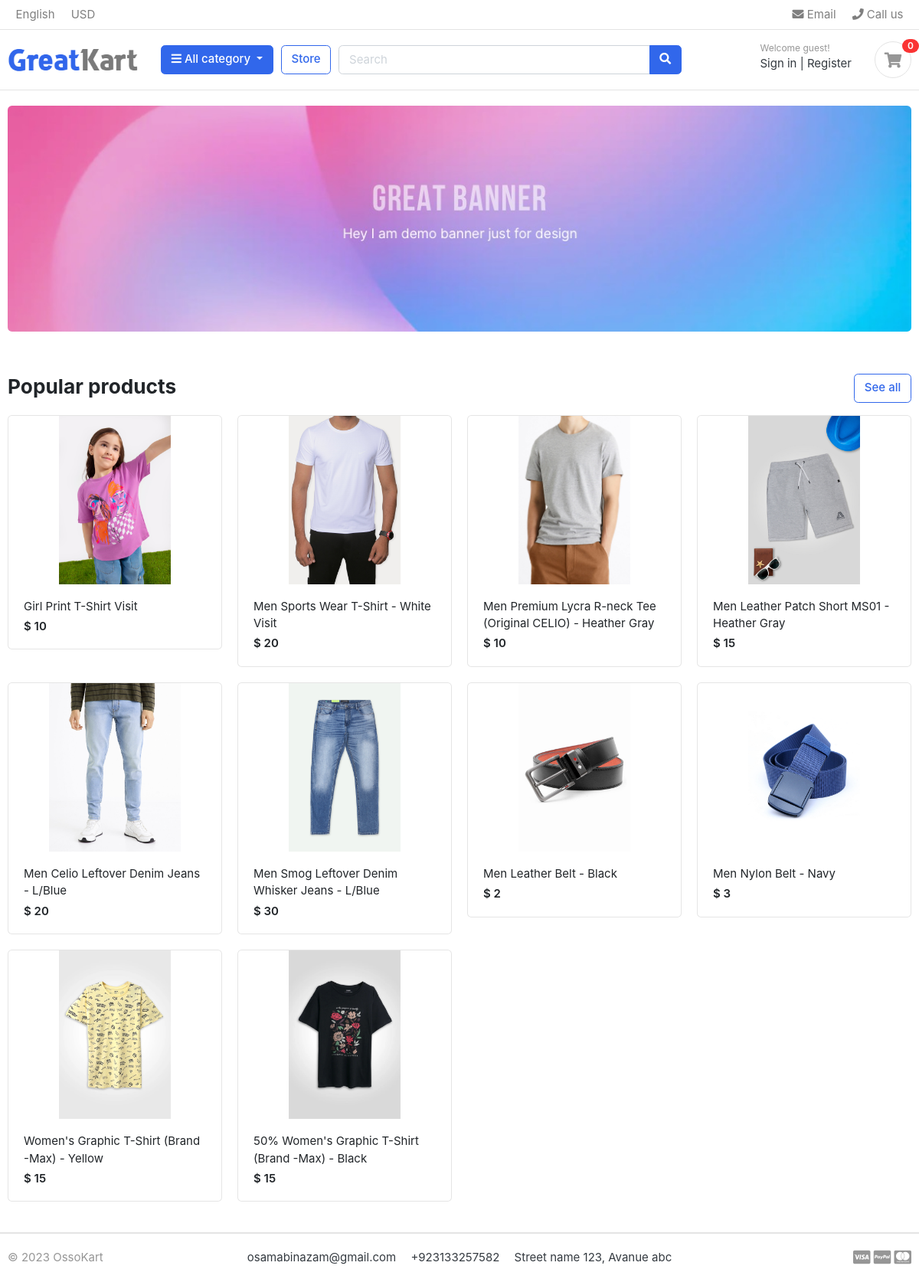
The page / on the database its author committed.
### store/models.py (models this page shows, shortened)
class Product(models.Model):
    product_name = models.CharField(max_length=100,unique=True)
    slug = models.SlugField(max_length=200, unique=True)
    product_description = models.TextField(max_length=500, default="")
    price = models.IntegerField()
    image = models.ImageField(upload_to="./photos/products")
    stock = models.IntegerField()
    is_available = models.BooleanField(default=True);
    category = models.ForeignKey(Category, on_delete= models.CASCADE)
    create_date = models.DateTimeField(auto_now_add=True)
    modify_date = models.DateTimeField(auto_now = True)
    def get_url(self):
        return reverse('product-detail', args=[self.category.slug, self.slug])

### ossocart/views.py (the view)
# urls.py: path('', Home, name='home'),
def Home(request):
    products = Product.objects.all().filter(is_available=True)
    context = {
        'products':products
    }
    return render(request, 'ossocart/home.html', context)

### category/context_processors.py (called while the page is built)
def menu_links(request):
    links = Category.objects.all()
    return dict(links=links)

### category/models.py (called while the page is built)
    def get_url (self):
        return reverse("products_by_category", args=[self.slug])

### ossocart/templates/ossocart/home.html
{% extends './base.html' %}
{% load static %}
{% block content %}
<section class="section-intro padding-y-sm">
	<div class="container">
	<div class="intro-banner-wrap">
		<img src="{% static 'images/banners/1.jpg' %}" class="img-fluid rounded">
	</div>
	</div>
	</section>
	<section class="section-name padding-y-sm">
	<div class="container">
	<header class="section-heading">
		<a href="{% url 'store' %}" class="btn btn-outline-primary float-right">See all</a>
		<h3 class="section-title">Popular products</h3>
	</header>
	<div class="row">
		{% for product in products %}
		<div class="col-md-3">
			<div class="card card-product-grid">
				<a href="{{product.get_url}}" class="img-wrap"> <img src="{{product.image.url}}"> </a>
				<figcaption class="info-wrap">
					<a href="{{product.get_url}}" class="title">{{product.product_name}}</a>
					<div class="price mt-1">$ {{product.price}}</div>
				</figcaption>
			</div>
		</div>
		{% endfor %}
	</div>
	</div>
	</section>
{% endblock content %}

### ossocart/static/css/ui.css (style rules this page uses)
html { font-family: "Inter", sans-serif; font-size: 15px; }
.img-wrap { text-align: center; display: block; }
.img-wrap img { max-width: 100%; }
.padding-y-sm { padding-top: 20px; padding-bottom: 20px; }
.section-heading { margin-bottom: 20px; margin-top: 15px; }
.section-title { color: #212529; }
[class*=card-product] a.title { color: #212529; display: block; }
[class*=card-product] .img-wrap { overflow: hidden; position: relative; }
[class*=card-product] .img-wrap img { height: 100%; max-width: 100%; width: auto; display: inline-block; -o-object-fit: cover; object-fit: cover; }
.card-product-grid { margin-bottom: 20px; }
.card-product-grid .img-wrap { border-radius: 0.2rem 0.2rem 0 0; height: 220px; }
.card-product-grid .info-wrap { overflow: hidden; padding: 18px 20px; }
.card .img-wrap { overflow: hidden; }
.price { font-weight: 600; color: #212529; }

### rows shown on the page
Product: image (picture), product_name "Girl Print T-Shirt Visit", price "10"
Product: image (picture), product_name "Men Sports Wear T-Shirt - White Visit", price "20"
Product: image (picture), product_name "Men Premium Lycra R-neck Tee (Original CELIO) - Heather Gray", price "10"
Product: image (picture), product_name "Men Leather Patch Short MS01 - Heather Gray", price "15"
Product: image (picture), product_name "Men Celio Leftover Denim Jeans - L/Blue", price "20"
Product: image (picture), product_name "Men Smog Leftover Denim Whisker Jeans - L/Blue", price "30"
Product: image (picture), product_name "Men Leather Belt - Black", price "2"
Product: image (picture), product_name "Men Nylon Belt - Navy", price "3"
Product: image (picture), product_name "Women's Graphic T-Shirt (Brand -Max) - Yellow", price "15"
Product: image (picture), product_name "50% Women's Graphic T-Shirt (Brand -Max) - Black", price "15"
